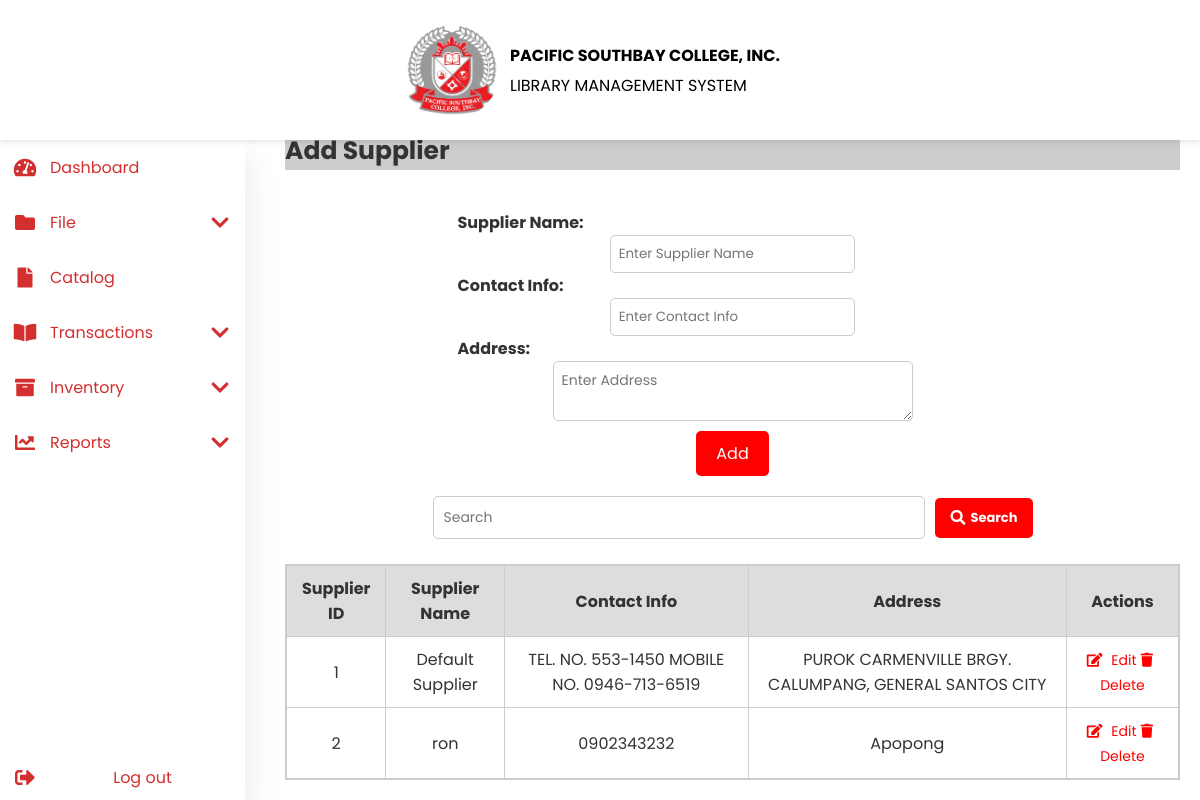
Screenshot of /supplier.php with the database file from the repository.
### tables this page shows
CREATE TABLE `suppliers` (
  `SupplierID` int(11) NOT NULL,
  `Name` varchar(255) NOT NULL,
  `Address` text NOT NULL,
  `ContactInfo` varchar(255) NOT NULL
);

### supplier.php (the view, shortened to what this page needs)
<?php
include 'header.php';
include 'navbar.php';
include 'db.php';
$edit_mode = false;
$edit_supplier = [];
$records_per_page = 3;
$page = isset($_GET['page']) ? (int)$_GET['page'] : 1;
$offset = ($page - 1) * $records_per_page;
$search = "";
$search_condition = "";
$count_params = [];
if (!empty($search_condition)) {
    $stmt = $conn->prepare("SELECT * FROM suppliers $search_condition LIMIT ?, ?");
    $stmt->bind_param(str_repeat('s', count($count_params)) . "ii", ...[...$count_params, $offset, $records_per_page]);
    $stmt->execute();
    $result = $stmt->get_result();
} else {
    $stmt = $conn->prepare("SELECT * FROM suppliers LIMIT ?, ?");
    $stmt->bind_param("ii", $offset, $records_per_page);
    $stmt->execute();
    $result = $stmt->get_result();
}
?>
<main class="content">
    <div class="supplier-container">
        <h2><?= $edit_mode ? 'Edit Supplier' : 'Add Supplier' ?></h2>
        <div class="form-container">
            <form action="supplier.php" method="POST">
                <label>Supplier Name:</label>
                <input type="text" name="supplier_name" placeholder="Enter Supplier Name" value="<?= $edit_mode ? htmlspecialchars($edit_supplier['Name']) : '' ?>" required>
                <label>Contact Info:</label>
                <input type="text" name="contact_info" placeholder="Enter Contact Info" value="<?= $edit_mode ? htmlspecialchars($edit_supplier['ContactInfo']) : '' ?>" required>
                <label for="address">Address:</label>
                <textarea id="address" name="address" placeholder="Enter Address" required><?= $edit_mode ? htmlspecialchars($edit_supplier['Address']) : '' ?></textarea>
                <div class="button-group">
                    <?php if ($edit_mode): ?>
                        <button type="submit" name="update_supplier" class="update-btn">Update</button>
                        <a href="supplier.php" class="cancel-btn">Cancel</a>
                    <?php else: ?>
                        <button type="submit" name="add_supplier" class="add-btn">Add</button>
                    <?php endif; ?>
                </div>
            </form>
        </div>
        <form action="supplier.php" method="POST">
            <div class="search-container">
                <input type="text" class="search-input" name="search_query" placeholder="Search" value="<?= htmlspecialchars($search) ?>">
                <button type="submit" class="search-btn"><i class="fas fa-search"></i> Search</button>
            </div>
        </form>
        <div class="table-container">
            <table>
                <thead>
                    <tr>
                        <th>Supplier ID</th>
                        <th>Supplier Name</th>
                        <th>Contact Info</th>
                        <th>Address</th>
                        <th>Actions</th>
                    </tr>
                </thead>
                <tbody>
                    <?php if ($result->num_rows > 0): ?>
                        <?php while ($row = $result->fetch_assoc()): ?>
                        <tr>
                            <td><?= htmlspecialchars($row['SupplierID']) ?></td>
                            <td><?= htmlspecialchars($row['Name']) ?></td>
                            <td><?= htmlspecialchars($row['ContactInfo']) ?></td>
                            <td><?= htmlspecialchars($row['Address']) ?></td>
                            <td>
                                <a href="supplier.php?edit=<?= $row['SupplierID'] ?>" class="edit"><i class="fas fa-edit"></i> Edit</a>
                                <a href="supplier.php?delete=<?= $row['SupplierID'] ?>" class="delete" onclick="return confirmDelete(<?= $row['SupplierID'] ?>)"><i class="fas fa-trash"></i> Delete</a>
                            </td>
                        </tr>
                        <?php endwhile; ?>
                    <?php else: ?>
                        <tr><td colspan="5" style="text-align:center;">No suppliers found</td></tr>
                    <?php endif; ?>
                </tbody>
            </table>
        </div>
    </div>
</main>
<link rel="stylesheet" href="css/supplier.css">

### css/header.css (style rules this page uses)
* { margin: 0; padding: 0; outline: none; border: none; text-decoration: none; box-sizing: border-box; font-family: "Poppins", sans-serif; }
body { background-image: url("./image/st-michael.jpg"); background-repeat: no-repeat; background-position: center; background-size: cover; color: #333; }
::marker { content: ""; unicode-bidi: isolate; font-variant-numeric: tabular-nums; text-transform: none; text-indent: 0px !important; text-align: start !important; text-align-last: start !important; }
.content { margin-top: 160px; margin-left: 265px; padding: 20px; }

### css/navbar.css (style rules this page uses)
* { margin: 0; padding: 0; outline: none; border: none; text-decoration: none; box-sizing: border-box; font-family: "Poppins", sans-serif; }

### css/supplier.css (style rules this page uses)
.content { margin-top: 3%; }
h2 { background-color: #ccc; font-size: 25px; font-weight:bold; }
.form-container, form { display: flex; flex-direction: column; align-items: center; justify-content: center; width: 50%; margin: 0 auto; padding: 20px; background: white; border-radius: 5px; }
label { width: 550px; text-align: left; font-weight: bold; }
input { flex-grow: 1; padding: 8px; border: 1px solid #ccc; border-radius: 5px; width: 150%; align-items: center; }
.add-btn { background-color: red; color: white; padding: 8px 15px; border: none; border-radius: 5px; cursor: pointer; white-space: nowrap; }
.search-container { display: flex; align-items: center; width: 600px; margin-top: -40px; }
.search-input { flex: 1; padding: 10px; border: 1px solid #ccc; border-radius: 5px; box-sizing: border-box; font-size: 14px; }
.search-btn { background-color: red; color: white; border: none; padding: 10px 15px; border-radius: 5px; cursor: pointer; font-weight: bold; display: flex; align-items: center; gap: 5px; margin-left: 10px; font-size: 13px; }
.search-btn i { font-size: 15px; }
table { width: 100%; border-collapse: collapse; }
.table-container { border: 1px solid #ccc; margin-top: 5px; overflow: visible; }
.table-container table { width: 100%; border-collapse: collapse; }
.table-container th, .table-container td { padding: 10px; border: 1px solid #ccc; text-align: center; }
.table-container thead th { position: sticky; top: 0; background-color: #ddd; z-index: 1; }
table thead th { position: sticky; top: 0; background: #ddd; z-index: 1; }
th, td { padding: 10px; border: 1px solid #ccc; text-align: center; }
th { background-color: #ddd; }
.edit, .delete { background: none; border: none; color: red; cursor: pointer; font-size: 14px; }
.edit i { color: red; margin-right: 5px; }
.delete i { color: red; margin-right: 5px; }
.button-group { display: flex; gap: 10px; }
button.add-btn, button.update-btn { background-color: red; color: #fff; border: none; border-radius: 5px; padding: 10px 20px; cursor: pointer; font-size: 16px; transition: background-color 0.3s ease; }
textarea { border: 1px solid #ccc; border-radius: 5px; padding: 8px; width: 360PX; box-sizing: border-box; font-size: 14px; resize: vertical; margin-bottom: 10px; }

### rows the page displays
suppliers: SupplierID "1", Name "Default Supplier", ContactInfo "TEL. NO. 553-1450 MOBILE NO. 0946-713-6519", Address "PUROK CARMENVILLE BRGY. CALUMPANG, GENERAL SANTOS CITY"
suppliers: SupplierID "2", Name "ron", ContactInfo "0902343232", Address "Apopong"
